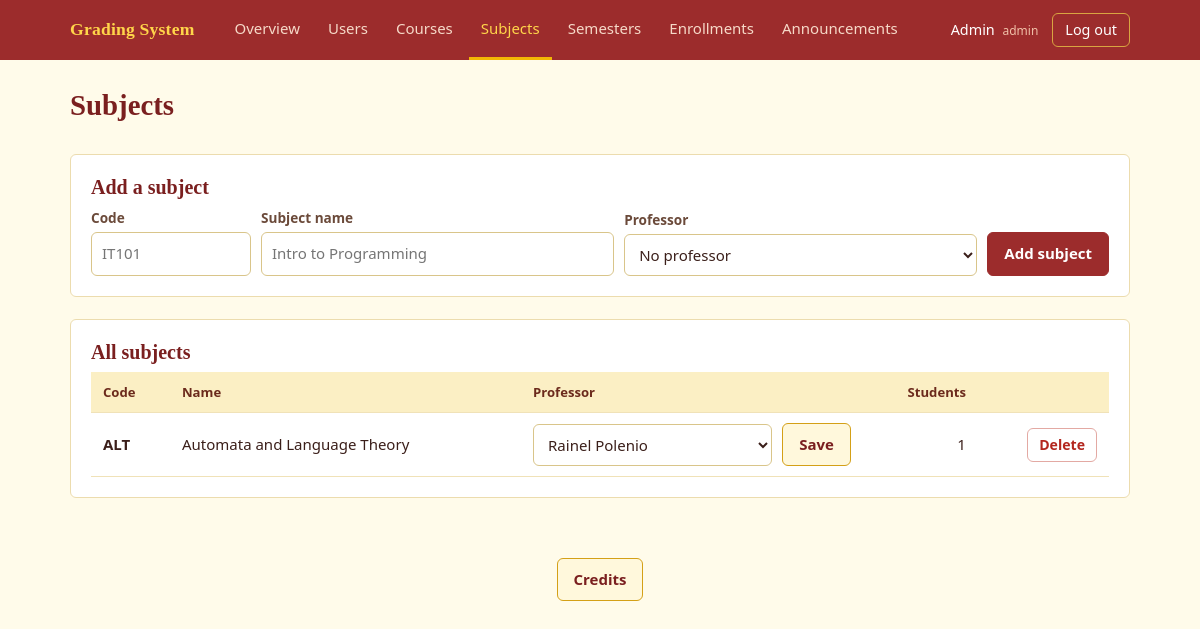
The app's page /grading/admin/subjects.php (signed in) with its own data.
### tables this page shows
CREATE TABLE subjects (
  id INT AUTO_INCREMENT PRIMARY KEY,
  code VARCHAR(20)  NOT NULL UNIQUE,
  name VARCHAR(100) NOT NULL,
  faculty_id INT NULL,
  created_at TIMESTAMP DEFAULT CURRENT_TIMESTAMP,
  FOREIGN KEY (faculty_id) REFERENCES users(id) ON DELETE SET NULL
);

### grading/includes/auth_core.php (called while the page is built, shortened)
<?php
function e($v): string {
  return htmlspecialchars((string)$v, ENT_QUOTES, 'UTF-8');
}

### grading/admin/subjects.php (the view, shortened to what this page needs)
<?php
require '../config/db.php';
$faculty  = $pdo->query("SELECT id, full_name FROM users WHERE role='faculty' ORDER BY full_name")->fetchAll();
$subjects = $pdo->query(
  "SELECT s.*, (SELECT COUNT(*) FROM enrollments e WHERE e.subject_id = s.id) AS enrolled
   FROM subjects s ORDER BY s.code"
)->fetchAll();
function faculty_options(array $faculty, $selected = null): string {
  $o = '<option value="0">No professor</option>';
  foreach ($faculty as $f) {
    $sel = ((int)$selected === (int)$f['id']) ? ' selected' : '';
    $o  .= '<option value="' . (int)$f['id'] . '"' . $sel . '>' . e($f['full_name']) . '</option>';
  }
  return $o;
}
require '../includes/header.php';
?>
<div class="page-head"><h1>Subjects</h1></div>
<div class="panel">
  <h2>Add a subject</h2>
  <form method="post" class="form-row">
    <div class="field" style="max-width:160px"><label for="code">Code</label><input id="code" name="code" placeholder="IT101" required></div>
    <div class="field"><label for="name">Subject name</label><input id="name" name="name" placeholder="Intro to Programming" required></div>
    <div class="field"><label for="faculty_id">Professor</label>
      <select id="faculty_id" name="faculty_id"><?= faculty_options($faculty) ?></select>
    </div>
    <button>Add subject</button>
  </form>
</div>
<div class="panel">
  <h2>All subjects</h2>
  <div class="table-wrap">
  <table>
    <thead><tr><th>Code</th><th>Name</th><th>Professor</th><th class="num">Students</th><th></th></tr></thead>
    <tbody>
    <?php foreach ($subjects as $s): ?>
      <tr>
        <td><b><?= e($s['code']) ?></b></td>
        <td><?= e($s['name']) ?></td>
        <td>
          <form method="post" class="form-row" style="flex-wrap:nowrap">
            <select name="faculty_id" aria-label="Professor for <?= e($s['code']) ?>"><?= faculty_options($faculty, $s['faculty_id']) ?></select>
            <button class="btn-light">Save</button>
          </form>
        </td>
        <td class="num"><?= (int)$s['enrolled'] ?></td>
        <td class="num">
          <form method="post" class="inline"
                onsubmit="return confirm('Delete <?= e(addslashes($s['code'])) ?>? All grades in this subject will be deleted too.')">
            <button class="btn-danger">Delete</button>
          </form>
        </td>
      </tr>
    <?php endforeach; ?>
    </tbody>
  </table>
  </div>
</div>
<?php require '../includes/footer.php'; ?>

### grading/assets/colors.css (style rules this page uses)
:root { --page-bg: #fffbea; --page-text: #3b1f1a; --heading-text: #7a1f1f; --muted-text: #7a5c4a; --link: #9c2c2c; --topbar-bg: #9c2c2c; --topbar-brand: #ffd54a; --topbar-link: #f6d9c8; --topbar-link-hover: #ffffff; --topbar-link-active: #ffd54a; --topbar-link-active-line: #f2b705; --topbar-user: #ffffff; --topbar-role: #f0c0a8; --logout-text: #ffffff; --logout-border: #d9a441; --logout-hover-bg: #7a1f1f; --panel-bg: #ffffff; --panel-border: #ecdcae; --stat-bg: #fffdf5; --stat-border: #ecdcae; --stat-accent: #d4a017; --stat-label: #7a5c4a; --summary-label: #7a5c4a; --subject-card-bg: #ffffff; --subject-card-border: #ecdcae; --subject-card-accent: #9c2c2c; --subject-card-hover-border:#d4a017; --folder-bg: #ffffff; --folder-border: #ecdcae; --folder-arrow: #9c2c2c; --folder-sub-line: #e6c76a; --subject-row-bg: #fffaf0; --subject-row-border: #ecdcae; --subject-row-hover-border: #d4a017; --table-head-bg: #fbefc4; --table-head-text: #6b2a1c; --table-text: #3b1f1a; --table-line: #f0e2b8; --table-row-hover: #fff6d6; --table-empty-text: #7a5c4a; --field-label: #6b4a3a; --input-bg: #ffffff; --input-text: #3b1f1a; --input-border: #d9c58a; --input-focus-border: #9c2c2c; --focus-ring: #f2c230; --btn-bg: #9c2c2c; --btn-text: #ffffff; --btn-border: #9c2c2c; --btn-hover-bg: #7a1f1f; --btn-light-bg: #fff8dc; --btn-light-text: #7a1f1f; --btn-light-border: #d4a017; --btn-light-hover-bg: #fbe9a6; --btn-danger-bg: #ffffff; --btn-danger-text: #b3261e; --btn-danger-border: #e3a9a3; --btn-danger-hover-bg: #b3261e; --btn-danger-hover-text: #ffffff; --btn-danger-hover-border: #b3261e; --badge-passed-bg: #e3f1d6; --badge-passed-text: #2f6b1f; --badge-failed-bg: #fbe0dc; --badge-failed-text: #a1241b; --badge-incomplete-bg: #fff0b8; --badge-incomplete-text: #7a5200; --role-bg: #fbeab0; --role-text: #6b2a1c; --flash-ok-bg: #e8f3d9; --flash-ok-text: #2f6b1f; --flash-ok-border: #b9d99a; --flash-error-bg: #fde3df; --flash-error-text: #a1241b; --flash-error-border: #eeb0a8; --guest-bg: #7a1f1f; --auth-card-bg: #fffdf5; --auth-card-text: #3b1f1a; --announce-info-bg: #fff4cc; --announce-info-border: #e6c76a; --announce-info-text: #6b4a00; --announce-maint-bg: #ffe9d2; --announce-maint-border: #f0b27a; --announce-maint-text: #7a3e00; --announce-urgent-bg: #fde3df; --announce-urgent-border: #eeb0a8; --announce-urgent-text: #a1241b; --announce-body: #3b1f1a; --announce-meta: #7a5c4a; }

### grading/assets/style.css (style rules this page uses)
:root { --radius:6px }
* { box-sizing:border-box }
body { margin:0;background:var(--page-bg);color:var(--page-text); font:15px/1.55 "Segoe UI",system-ui,-apple-system,"Helvetica Neue",Arial,sans-serif }
h1,h2,h3 { font-family:Georgia,"Times New Roman",serif;font-weight:700;line-height:1.2;margin:0 0 .4em;color:var(--heading-text) }
h1 { font-size:1.8rem }
h2 { font-size:1.25rem }
.page-head { display:flex;justify-content:space-between;align-items:flex-end;gap:16px;flex-wrap:wrap;margin-bottom:20px }
.panel { background:var(--panel-bg);border:1px solid var(--panel-border);border-radius:var(--radius);padding:20px;margin-bottom:22px }
.panel > h2:first-child,.panel > h3:first-child { margin-top:0 }
.table-wrap { overflow-x:auto }
table { width:100%;border-collapse:collapse;font-variant-numeric:tabular-nums }
th,td { padding:10px 12px;text-align:left;border-bottom:1px solid var(--table-line);vertical-align:middle }
td { color:var(--table-text) }
th { font-size:.82rem;color:var(--table-head-text);font-weight:600;background:var(--table-head-bg);white-space:nowrap }
td.num,th.num { text-align:right }
.form-row { display:flex;gap:10px;flex-wrap:wrap;align-items:flex-end }
.field { display:flex;flex-direction:column;gap:4px;flex:1;min-width:150px }
.field label { font-size:.85rem;color:var(--field-label);font-weight:600 }
input,select,textarea { font:inherit;padding:9px 10px;border:1px solid var(--input-border);border-radius:var(--radius);background:var(--input-bg);color:var(--input-text);width:100% }
button,.btn { font:inherit;font-weight:600;cursor:pointer;border:1px solid var(--btn-border);background:var(--btn-bg);color:var(--btn-text);padding:9px 16px;border-radius:var(--radius);text-decoration:none;display:inline-block }
.btn-danger { background:var(--btn-danger-bg);color:var(--btn-danger-text);border-color:var(--btn-danger-border);padding:5px 11px;font-size:.88rem }
.btn-light { background:var(--btn-light-bg);color:var(--btn-light-text);border-color:var(--btn-light-border) }
form.inline { display:inline }

### records on screen
subjects: code "ALT", name "Automata and Language Theory", enrolled "1"

### other values on screen
$label "Overview"
$label "Users"
$label "Courses"
$label "Subjects"
$label "Semesters"
$label "Enrollments"
$label "Announcements"
$_SESSION['name'] "Admin"
$role "admin"
form field faculty_id "Rainel Polenio"
